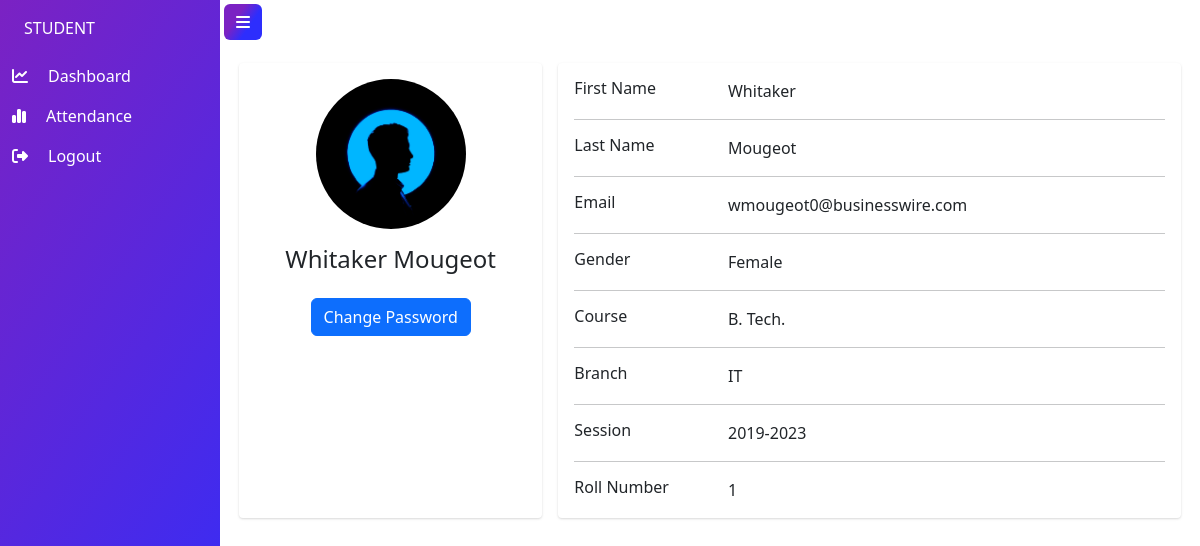
Page /student/dashboard/ (signed in) on the earlier database version.
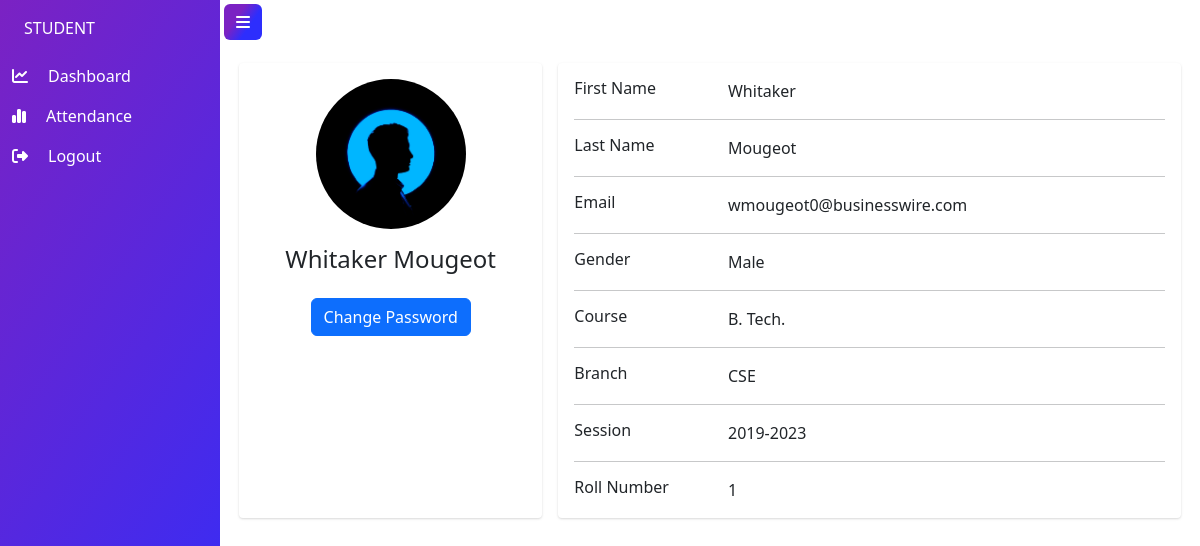
Same page on the later database version.
### authentication/models.py (models this page shows, shortened)
class Student(models.Model):
    user = models.OneToOneField(CustomUser, on_delete=models.CASCADE)
    roll_no = models.CharField(max_length=32)
    branch = models.CharField(max_length=120)
    course = models.CharField(max_length=120)
    session = models.CharField(max_length=9)
    dataset_created = models.BooleanField(default=False)
    model_trained = models.BooleanField(default=False)

class CustomUser(AbstractUser):
    USER_TYPE = ((1, "ADMIN"), (2, "Student"))
    GENDER = [("M", "Male"), ("F", "Female"), ("N", "Non-binary")]
    id = models.UUIDField(primary_key=True, default=uuid.uuid4, editable=False)
    username = None  # Removed username, using email instead
    email = models.EmailField(unique=True)
    user_type = models.CharField(default=1, choices=USER_TYPE, max_length=1)
    gender = models.CharField(max_length=1, choices=GENDER)
    profile_pic = models.ImageField(
        upload_to=profile_pic_directory_path, blank=True, null=True
    )
    created_at = models.DateTimeField(auto_now_add=True)
    updated_at = models.DateTimeField(auto_now=True)
    USERNAME_FIELD = "email"
    REQUIRED_FIELDS = []
    objects = CustomUserManager()

### authentication/student_views.py (the view)
# urls.py: path("", views.index, name="home"),
def index(request):
    student = get_object_or_404(Student, user=request.user)
    context = {"student": student}
    return render(request, "student_templates/index.html", context)

### templates/student_templates/index.html (shortened to what this page needs)
{% extends "student_templates/base.html" %}
{% load static %}
{% block head %}
<link rel="stylesheet" type="text/css" href= {% static 'css/student_details.css' %}>
{% endblock head %}
{% block content %}
<div class="container main-body">
    <div class="row gutters-sm">
      <div class="col-md-4 mb-3">
        <div class="card h-100">
          <div class="card-body">
            <div class="d-flex flex-column align-items-center text-center">
              {% if student.user.profile_pic %}
              <img
                src="{% static student.user.profile_pic.url %}"
                alt="Admin"
                class="rounded-circle"
                width="150"
              />
              {% else %}
              <img src={% static 'img/user.jpg' %} alt="Admin"
              class="rounded-circle" width="150" />
              {% endif %}
              <div class="mt-3">
                <h4>{{student.user.first_name}} {{student.user.last_name}}</h4>
              </div>
              <div class="mt-3">
                <button
                  type="button"
                  class="btn btn-primary"
                  data-bs-toggle="modal"
                  data-bs-target="#changePasswordModal"
                >
                  Change Password
                </button>
              </div>
            </div>
          </div>
        </div>
      </div>
      <div class="col-md-8">
        <div class="card mb-3">
          <div class="card-body">
            <div class="row">
              <div class="col-sm-3">
                <h6 class="mb-0">First Name</h6>
              </div>
              <div class="col-sm-9">{{student.user.first_name}}</div>
            </div>
            <hr />
            <div class="row">
              <div class="col-sm-3">
                <h6 class="mb-0">Last Name</h6>
              </div>
              <div class="col-sm-9">{{student.user.last_name}}</div>
            </div>
            <hr />
            <div class="row">
              <div class="col-sm-3">
                <h6 class="mb-0">Email</h6>
              </div>
              <div class="col-sm-9">{{student.user.email}}</div>
            </div>
            <hr />
            <div class="row">
              <div class="col-sm-3">
                <h6 class="mb-0">Gender</h6>
              </div>
              <div class="col-sm-9">
                {% if student.user.gender == "M" %} Male
                {% elif student.user.gender == "F" %} Female
                {% else %} Non-binary
                {% endif %}
              </div>
            </div>
            <hr />
            <div class="row">
              <div class="col-sm-3">
                <h6 class="mb-0">Course</h6>
              </div>
              <div class="col-sm-9">{{student.course}}</div>
            </div>
            <hr />
            <div class="row">
              <div class="col-sm-3">
                <h6 class="mb-0">Branch</h6>
              </div>
              <div class="col-sm-9">{{student.branch}}</div>
            </div>
            <hr />
            <div class="row">
              <div class="col-sm-3">
                <h6 class="mb-0">Session</h6>
              </div>
              <div class="col-sm-9">{{student.session}}</div>
            </div>
            <hr />
            <div class="row">
              <div class="col-sm-3">
                <h6 class="mb-0">Roll Number</h6>
              </div>
              <div class="col-sm-9">{{student.roll_no}}</div>
            </div>
          </div>
        </div>
      </div>
    </div>
  </div>
{% endblock content %}

### templates/student_templates/base.html (shortened to what this page needs)
<!DOCTYPE html>
<html lang="en">
  <head>
    {% load static %}
    <link href="https://cdn.jsdelivr.net/npm/bootstrap@5.2.0-beta1/dist/css/bootstrap.min.css" rel="stylesheet">
    <link rel="stylesheet" href="https://unpkg.com/bootstrap-table@1.20.2/dist/bootstrap-table.min.css">
    <link rel="stylesheet" href="https://cdnjs.cloudflare.com/ajax/libs/bootstrap-datepicker/1.9.0/css/bootstrap-datepicker.css">
    <link rel="stylesheet" type="text/css" href= {% static 'css/main.css' %}>
    {% block head %} {% endblock head %}
  </head>
  <body>
    {% include 'student_templates/sidemenu.html' %}
    <div class="p-1 my-container active-cont">
      <a class="btn btn-md border-0 m-lg-0" id="menu-btn">
        <i class="fa-solid fa-bars"></i>
      </a>
      <div class="container px-0 pt-2">
      {% block content %}
      {% endblock content %}
      </div>
    </div>
  </body>
</html>

### templates/student_templates/sidemenu.html
<div class="side-navbar active-nav d-flex justify-content-between flex-wrap flex-column" id="sidebar">
  <ul class="nav flex-column text-white w-100">
    <a href={% url 'student_home' %} class="nav-link text-white text-uppercase justify-content-center m-2">
      Student
    </a>
    <li>
      <a href={% url 'student_home' %} class="list-group-item list-group-item-action p-2 ripple" aria-current="true">
        <i class="fa-solid fa-chart-line me-3 px-1"></i><span>Dashboard</span>
      </a>
    </li>
    <li>
      <a href={% url 'student_attendance' %} class="list-group-item list-group-item-action p-2 ripple">
        <i class="fa-solid fa-chart-simple me-3 px-1"></i><span>Attendance</span>
      </a>
    </li>
    <li>
      <a href={% url 'logout' %} class="list-group-item list-group-item-action p-2 ripple">
        <i class="fa-solid fa-right-from-bracket me-3 px-1"></i><span>Logout</span></a>
    </li>
  </ul>
</div>

### attendance_management/static/css/main.css (style rules this page uses)
.side-navbar { width: 220px; height: 100%; position: fixed; margin-left: -300px; background: rgb(123,34,195); background: linear-gradient(124deg, rgba(123,34,195,1) 0%, rgba(45,46,253,1) 100%); transition: 0.5s; }
.my-container { transition: 0.4s; }
.active-nav { margin-left: 0; }
.active-cont { margin-left: 220px; }
#menu-btn { background: rgb(123,34,195); background: linear-gradient(124deg, rgba(123,34,195,1) 35%, rgba(45,46,253,1) 65%); color: #fff; top: 0px; }

### attendance_management/static/css/student_details.css (style rules this page uses)
.main-body { padding: 15px; }
.card { box-shadow: 0 1px 3px 0 rgba(0,0,0,.1), 0 1px 2px 0 rgba(0,0,0,.06); }
.card { position: relative; display: flex; flex-direction: column; min-width: 0; word-wrap: break-word; background-color: #fff; background-clip: border-box; border: 0 solid rgba(0,0,0,.125); border-radius: .25rem; }
.card-body { flex: 1 1 auto; min-height: 1px; padding: 1rem; }
.gutters-sm { margin-right: -8px; margin-left: -8px; }
.gutters-sm>.col, .gutters-sm>[class*=col-] { padding-right: 8px; padding-left: 8px; }
.mb-3, .my-3 { margin-bottom: 1rem!important; }
.h-100 { height: 100%!important; }

Differences in the rows shown:
changed Student "B. Tech.": branch "IT" → "CSE"
Other differences:
text no longer shown: "Female"
text now shown: "Male"
